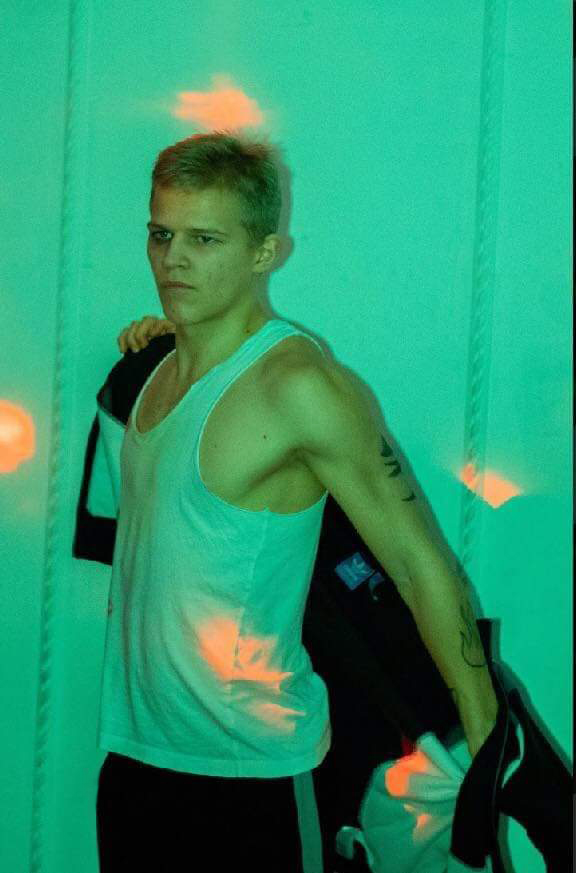
#> input picture Images/janek4.jpg, 576 x 873 px
$ python test8.py
#> lines starting #> are read from the running program, lines starting #| are printed output that depends on the picture
import cv2 as cv
import os
import matplotlib.pyplot as plt

path = os.path.join(os.path.dirname(__file__))

img = cv.imread(path + "/Images/janek4.jpg")
#> img is the input picture: shape (873, 576, 3); mean B, G, R 107.5, 148.8, 41.5
b, g, r = cv.split(img)
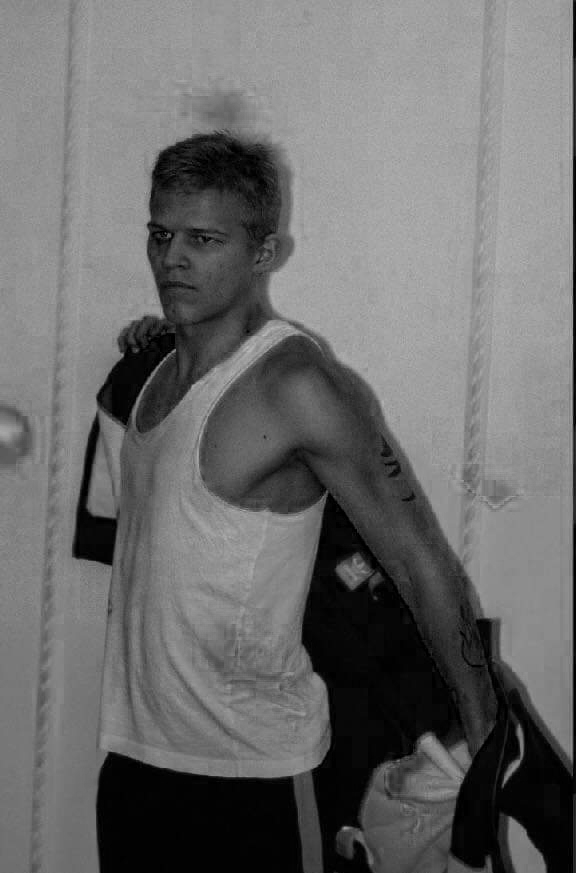
#> b: shape (873, 576); min 0, max 189, mean 107.5
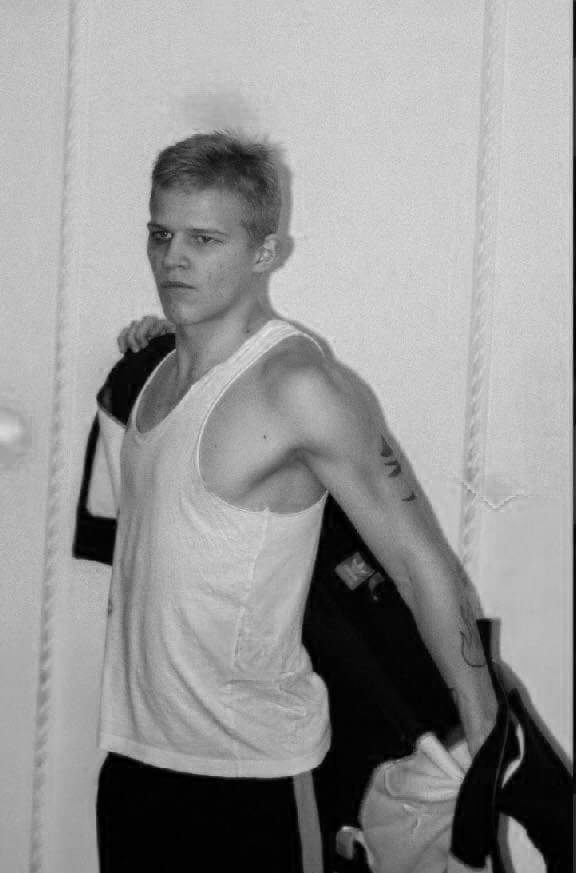
#> g: shape (873, 576); min 0, max 234, mean 148.8
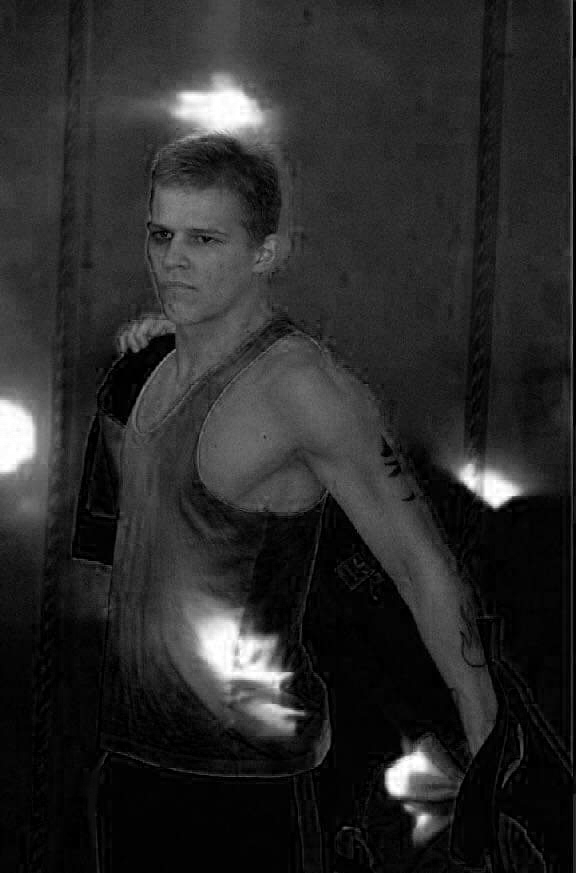
#> r: shape (873, 576); min 0, max 255, mean 41.5
blues = cv.calcHist([b], [0], None, [256], [0,256])
#> blues = 256 values, max 17044 at index 2, min 0 at index 181, mean 1964.2
greens = cv.calcHist([g], [0], None, [256], [0,256])
#> greens = 256 values, max 15337 at index 2, min 0 at index 228, mean 1964.2
reds = cv.calcHist([r], [0], None, [256], [0,256])
#> reds = 256 values, max 25746 at index 2, min 55 at index 188, mean 1964.2

plt.plot(blues, color = "#0000ff")
plt.plot(greens, color = "#00ff00")
plt.plot(reds, color = "#ff0000")
plt.show()
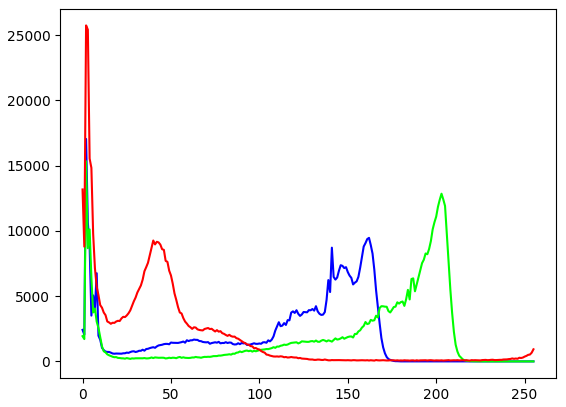
#> figure drawn by matplotlib, 1 panel; curve peaks at x = 2, y = 17044; curve peaks at x = 2, y = 15337; curve peaks at x = 2, y = 25746
